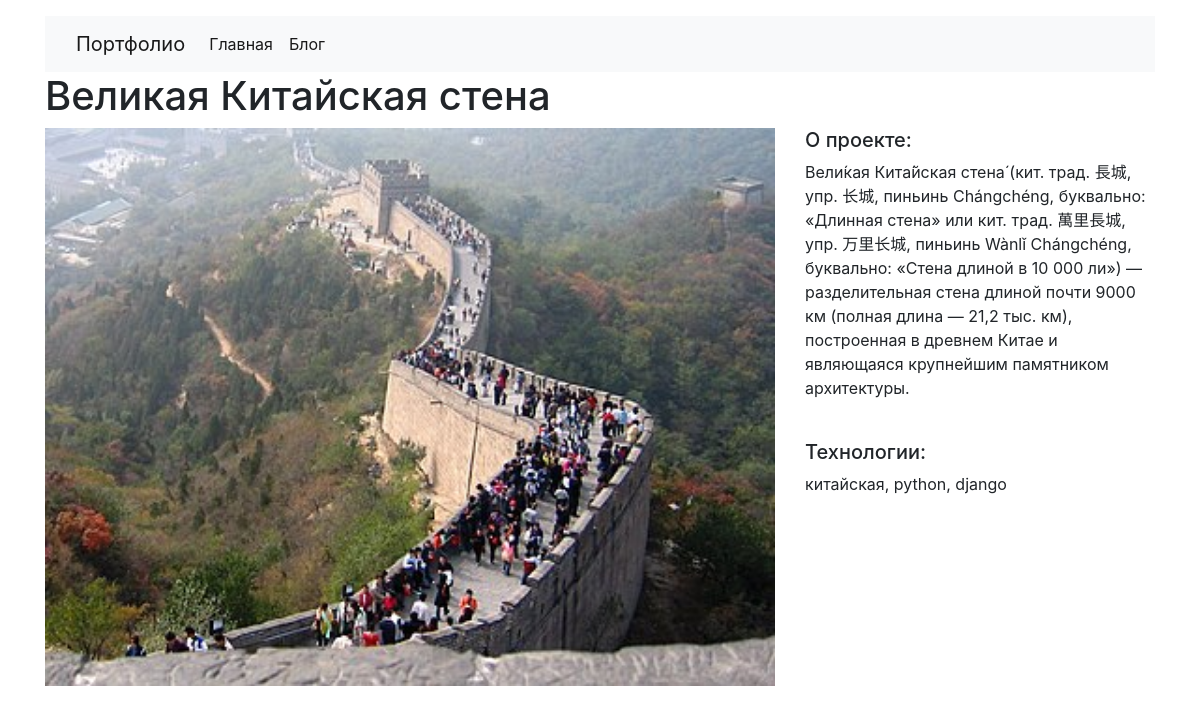
Page /2/ on the committed database.
### project/models.py (models this page shows, shortened)
class Project(models.Model):
    title = models.CharField(max_length=100)
    description = models.TextField()
    technology = models.CharField(max_length=50)
    image = models.ImageField(upload_to='img/')

### project/views.py (the view)
# urls.py: path("<int:pk>/", views.project_detail, name="project_detail"),
def project_detail(request, pk):
    project = Project.objects.get(pk=pk)
    context = {
        'project': project
    }
    return render(request, 'project_detail.html', context)

### project/templates/project_detail.html
{% extends "base.html" %}
{% load static %}
{% block page_content %}
<h1>{{ project.title }}</h1>
<div class="row">
    <div class="col-md-8">
      <img src="{% static project.image %}" alt="" width="100%">
    </div>
    <div class="col-md-4">
        <h5>О проекте:</h5>
        <p>{{ project.description }}</p>
        <br>
        <h5>Технологии:</h5>
        <p>{{ project.technology }}</p>
    </div>
</div>
{% endblock %}

### rows in the picture
Project: title "Великая Китайская стена", image (picture), description "Вели́кая Кита́йская стена́ (кит. трад. 長城, упр. 长城, пиньинь Chángchéng, буквально: «Длинная стена» или кит. трад. 萬里長城, упр. 万里长城, пиньинь Wànlǐ Chángchéng, буквально: «Стена длиной в 10 000 ли») — разделительная стена длиной почти 9000 км (полная длина — 21,2 тыс. км), построенная в древнем Китае и являющаяся крупнейшим памятником архитектуры.", technology "китайская, python, django"
